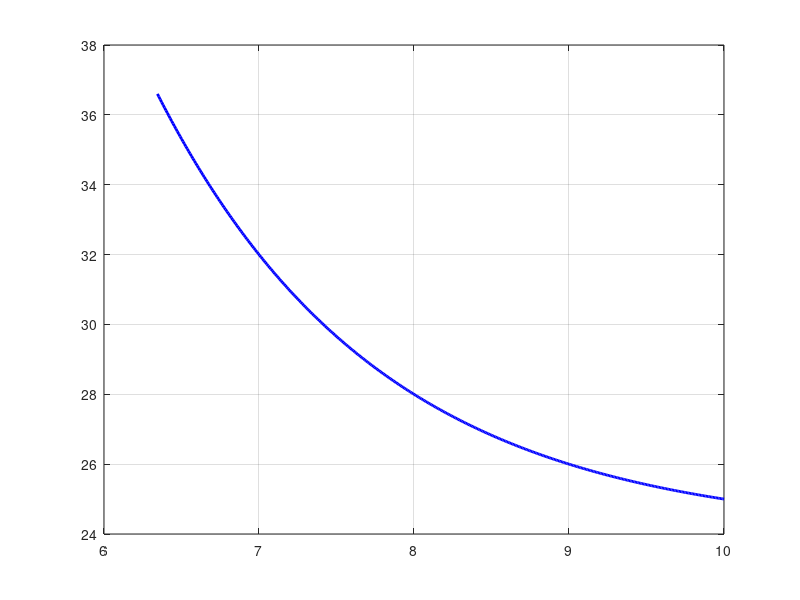

Reproduce this figure in MATLAB. (Note: this script raises an error after producing the figure.)
% Funkcia T(t) = 24 + 2^(10 - t)
% t je v hodinach od polnoci (t=0 => 0:00)

% cas umrtia (ked T=36.6)
T_dead = 36.6;
t_dead = 10 - log2(T_dead - 24);  % riesenie rovnice (~6.34 hod = 6:20)

% definujeme rozsah casu od casu umrtia po 10:00
t = linspace(t_dead, 10, 400);
T = 24 + 2.^(10 - t);

figure('Units','normalized','Position',[0.2 0.2 0.55 0.55])
hold on
grid on
box on

% vykreslime T(t)
plot(t, T, 'b-', 'LineWidth', 2);

% horizontalna ciara prostredia
yline(24, 'k:', 'LineWidth', 3);

% vertikalne ciary pre 8:00, 9:00 a cas umrtia
xline(8, 'k--', 'LineWidth', 1.2);
xline(9, 'k--', 'LineWidth', 1.2);
xline(t_dead, 'r--', 'LineWidth', 1.5);

% cervene body
plot(t_dead, T_dead, 'ro', 'MarkerSize', 8, 'MarkerFaceColor', 'r'); % cas smrti
plot(9, 26, 'bo', 'MarkerSize', 8, 'MarkerFaceColor', 'r');          % meranie o 9:00
plot(8, 28, 'bo', 'MarkerSize', 8, 'MarkerFaceColor', 'r');         % meranie o 8:00

% osi a popisy
xlabel('čas t [hod]', 'FontSize', 14)
ylabel('teplota T(t) [°C]', 'FontSize', 14)

% rozsah osi
xlim([6 10])
ylim([20 38])

% pekne popisky casu na osi x
xticks(6:1:10)
xticklabels({'6:00','7:00','8:00','9:00','10:00'})

% cerveny text pod osou x pri case smrti
text(t_dead, 19.2, '6:20', 'Color','r', 'FontSize',14, 'FontWeight','bold', ...
     'HorizontalAlignment','center')

legend({'T(t)'}, 'Location','northeast')

hold off
